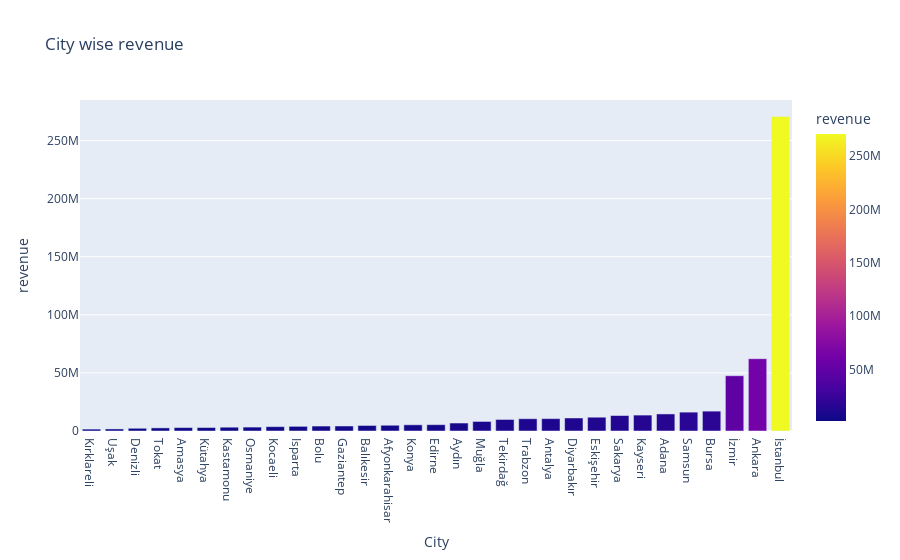
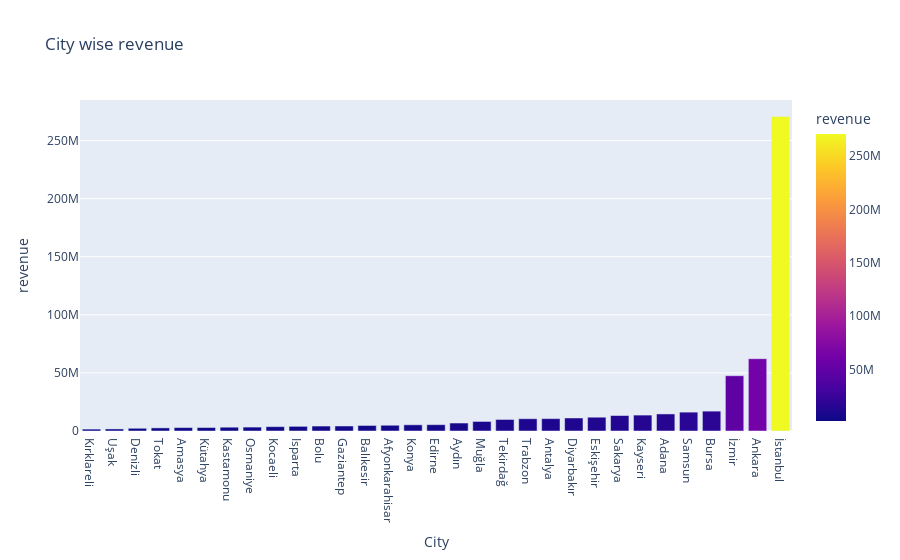

Notebook cell for these charts, in order:
### Markdown cell above
# Visualization

### Code cell
## city wise revenue
px.bar(df1.groupby('City').sum().sort_values('revenue'),y='revenue',title='City wise revenue',color='revenue')

### Figure 1 — Plotly figure (JSON) as saved in the notebook; plotly's stock layout.template omitted (floating-point values rounded to 4 significant figures)
{"data": [{"alignmentgroup": "True", "hovertemplate": "City=%{x}<br>revenue=%{marker.color}<extra></extra>", "legendgroup": "", "marker": {"color": [1619683, 1763231, 2344689, 2675511, 2954086, 2993069, 3273041, 3376145, 3745135, 4015749, 4263629, 4316715, 4758476, 4952497, 5334513, 5444227, 6859597, 8222258, 9937412, 10568201, 10666956, 11206054, 11873860, 13315413, 13702727, 14684833, 16239348, 17110092, 47588137, 62232711, 270719425], "coloraxis": "coloraxis", "pattern": {"shape": ""}}, "name": "", "offsetgroup": "", "orientation": "v", "showlegend": false, "textposition": "auto", "type": "bar", "x": ["Kırklareli", "Uşak", "Denizli", "Tokat", "Amasya", "Kütahya", "Kastamonu", "Osmaniye", "Kocaeli", "Isparta", "Bolu", "Gaziantep", "Balıkesir", "Afyonkarahisar", "Konya", "Edirne", "Aydın", "Muğla", "Tekirdağ", "Trabzon", "Antalya", "Diyarbakır", "Eskişehir", "Sakarya", "Kayseri", "Adana", "Samsun", "Bursa", "İzmir", "Ankara", "İstanbul"], "xaxis": "x", "y": [1619683, 1763231, 2344689, 2675511, 2954086, 2993069, 3273041, 3376145, 3745135, 4015749, 4263629, 4316715, 4758476, 4952497, 5334513, 5444227, 6859597, 8222258, 9937412, 10568201, 10666956, 11206054, 11873860, 13315413, 13702727, 14684833, 16239348, 17110092, 47588137, 62232711, 270719425], "yaxis": "y"}], "layout": {"barmode": "relative", "coloraxis": {"colorbar": {"title": {"text": "revenue"}}, "colorscale": [[0, "#0d0887"], [0.1111, "#46039f"], [0.2222, "#7201a8"], [0.3333, "#9c179e"], [0.4444, "#bd3786"], [0.5556, "#d8576b"], [0.6667, "#ed7953"], [0.7778, "#fb9f3a"], [0.8889, "#fdca26"], [1, "#f0f921"]]}, "legend": {"tracegroupgap": 0}, "title": {"text": "City wise revenue"}, "xaxis": {"anchor": "y", "domain": [0, 1], "title": {"text": "City"}}, "yaxis": {"anchor": "x", "domain": [0, 1], "title": {"text": "revenue"}}}}

### Figure 2 — Plotly figure (JSON) as saved in the notebook; plotly's stock layout.template omitted (floating-point values rounded to 4 significant figures)
{"data": [{"alignmentgroup": "True", "hovertemplate": "City=%{x}<br>revenue=%{marker.color}<extra></extra>", "legendgroup": "", "marker": {"color": [1619683, 1763231, 2344689, 2675511, 2954086, 2993069, 3273041, 3376145, 3745135, 4015749, 4263629, 4316715, 4758476, 4952497, 5334513, 5444227, 6859597, 8222258, 9937412, 10568201, 10666956, 11206054, 11873860, 13315413, 13702727, 14684833, 16239348, 17110092, 47588137, 62232711, 270719425], "coloraxis": "coloraxis", "pattern": {"shape": ""}}, "name": "", "offsetgroup": "", "orientation": "v", "showlegend": false, "textposition": "auto", "type": "bar", "x": ["Kırklareli", "Uşak", "Denizli", "Tokat", "Amasya", "Kütahya", "Kastamonu", "Osmaniye", "Kocaeli", "Isparta", "Bolu", "Gaziantep", "Balıkesir", "Afyonkarahisar", "Konya", "Edirne", "Aydın", "Muğla", "Tekirdağ", "Trabzon", "Antalya", "Diyarbakır", "Eskişehir", "Sakarya", "Kayseri", "Adana", "Samsun", "Bursa", "İzmir", "Ankara", "İstanbul"], "xaxis": "x", "y": [1619683, 1763231, 2344689, 2675511, 2954086, 2993069, 3273041, 3376145, 3745135, 4015749, 4263629, 4316715, 4758476, 4952497, 5334513, 5444227, 6859597, 8222258, 9937412, 10568201, 10666956, 11206054, 11873860, 13315413, 13702727, 14684833, 16239348, 17110092, 47588137, 62232711, 270719425], "yaxis": "y"}], "layout": {"barmode": "relative", "coloraxis": {"colorbar": {"title": {"text": "revenue"}}, "colorscale": [[0, "#0d0887"], [0.1111, "#46039f"], [0.2222, "#7201a8"], [0.3333, "#9c179e"], [0.4444, "#bd3786"], [0.5556, "#d8576b"], [0.6667, "#ed7953"], [0.7778, "#fb9f3a"], [0.8889, "#fdca26"], [1, "#f0f921"]]}, "legend": {"tracegroupgap": 0}, "title": {"text": "City wise revenue"}, "xaxis": {"anchor": "y", "domain": [0, 1], "title": {"text": "City"}}, "yaxis": {"anchor": "x", "domain": [0, 1], "title": {"text": "revenue"}}}}
